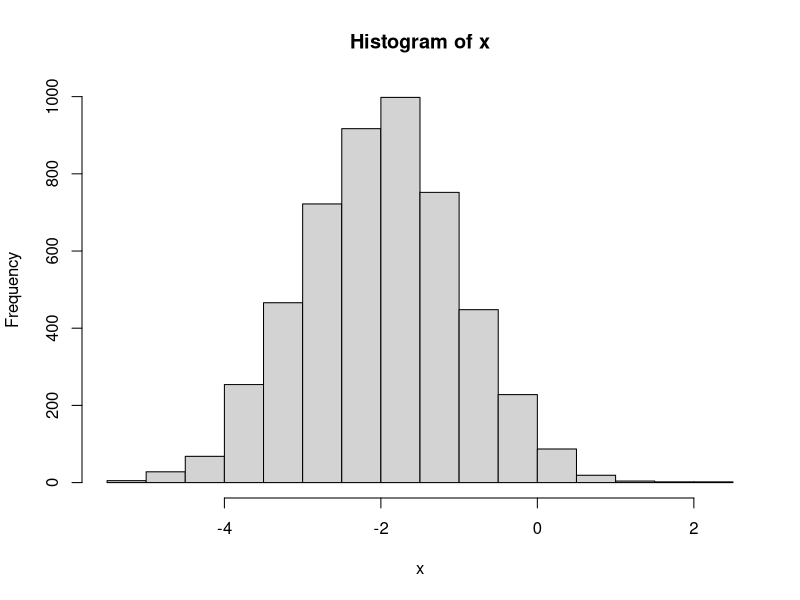
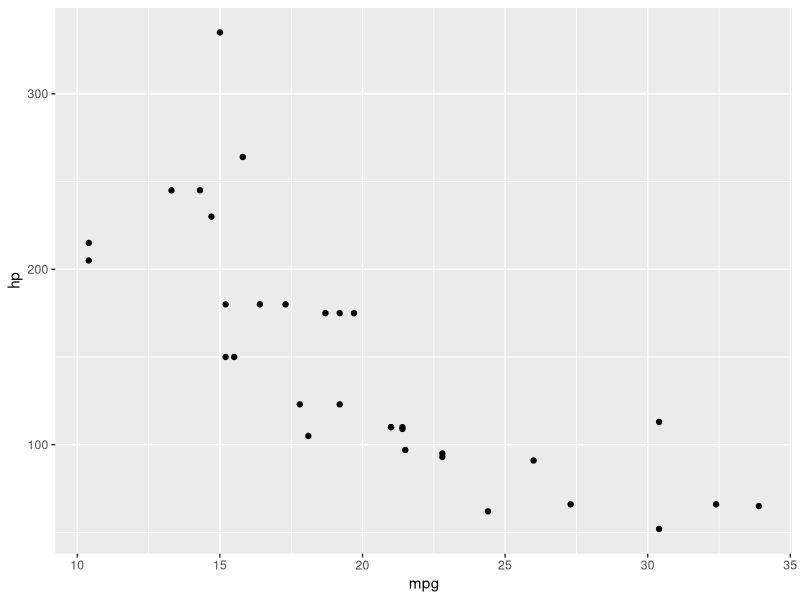

These figures' R source, in order:
## ---- chunk 1
library(broom)
library(tidyverse)
x <- rnorm(5000, -2, 1)

hist(x)

fit <- MASS::fitdistr(
  x,
  dnorm,
  start = list(
    mean = 0,
    sd = 1
  )
)
## ---- chunk 2
typeof(fit)
# not run
str(fit)
## ---- chunk 3
tidy(fit)
## ---- chunk 4
glance(fit)
## ---- chunk 5
fit <- NULL
fit <- lm(hp ~ mpg + cyl, mtcars)
tidy(fit)
glance(fit)
## ---- chunk 6
mtcars %>%
  ggplot(aes(x = mpg, y = hp)) +
  geom_point()
## ---- chunk 7
augment(fit)
